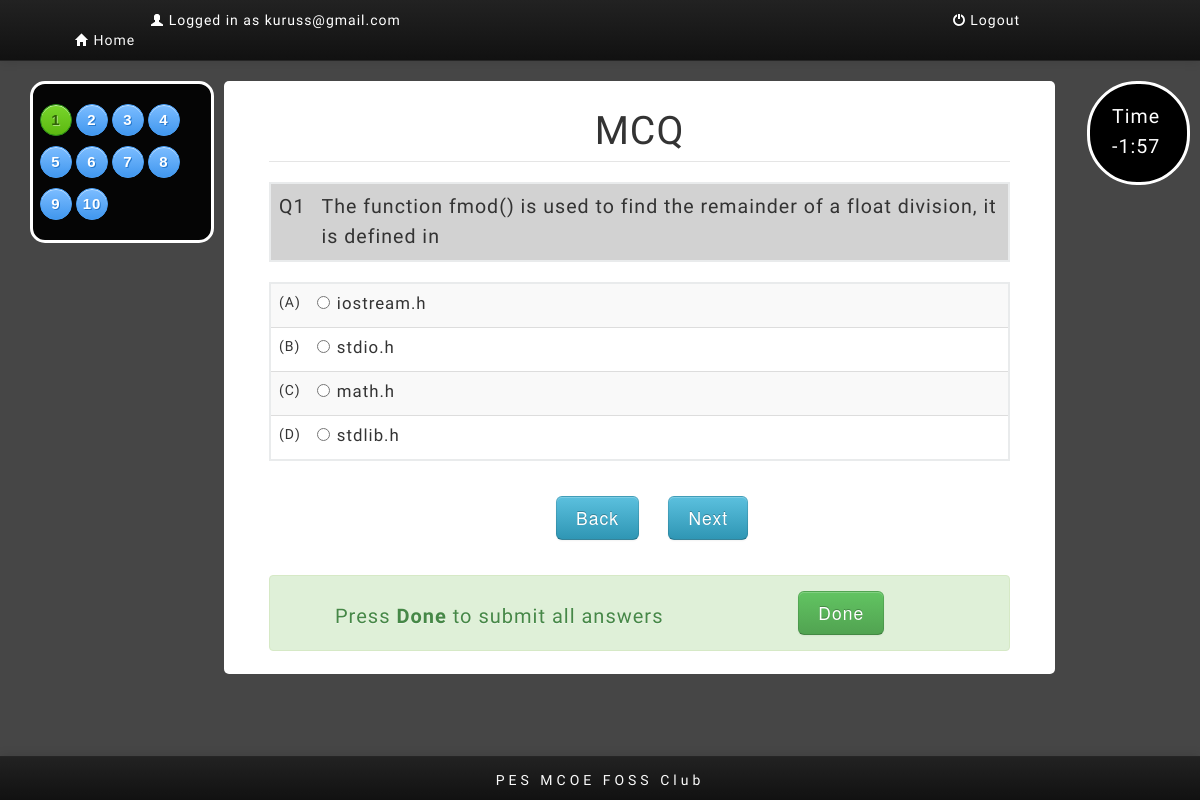
The app's page /mcq.php (signed in) with its own data.
### tables this page shows
CREATE TABLE `questions` (
  `id` int(10) UNSIGNED NOT NULL,
  `question` longtext NOT NULL,
  `a` text NOT NULL,
  `b` text NOT NULL,
  `c` text NOT NULL,
  `d` text NOT NULL,
  `ans` varchar(4) NOT NULL
);

### mcq.php (the view, shortened to what this page needs)
<!DOCTYPE html>
<html>
	<head>
		<link href="css/bootstrap.css" rel="stylesheet">
		<link href="css/mcqstyle.css" rel="stylesheet">
	</head>
	<body>
	<div class="navbar navbar-inverse">
		<div class="navbar navbar-static-top">
			<div class="navbar-inner">
				<a class="brand" id="brand" class="whitecolor"MCOE
				</a>
				<ul class="nav">
				<?php
				echo '<li><a href="home.php"><i class="icon-home icon-white"></i> Home</a></li>';
				echo '<li><div id="logged-user"><i class="icon-user icon-white"></i> Logged in as ';
				if($_SESSION['logged'])
				{
					echo $_SESSION['username'];
				}
				else
					echo 'None';
				echo '</div></li>';
				echo '</ul>';
				if($_SESSION['logged'])
					echo  '<a href="logout.php" id="logout-link"><i class="icon-off icon-white"></i> Logout</a>';
				?>
			</div>
		</div>
	</div>
	<?php
		if($_SESSION['logged'])
		{
			if($_SESSION['id']<=$_SESSION['no_of_ques']+9)
				{
					if(array_key_exists($_SESSION['id']-1, $_SESSION['arr']))
						$c=$_SESSION['arr'][$_SESSION['id']-1];
					else
						$c=-1;
				}
			else
				$c=-1;
			include("components/db_connect.php");
			$q_sec="SELECT * FROM questions WHERE id='$c'";
			$result_sec=mysqli_query($con,$q_sec);
			$h_sec=mysqli_fetch_array($result_sec);
			if($_SESSION['id']<=$_SESSION['no_of_ques']+5)
				echo '<div id="time" ></div>';
			if($_SESSION['id']<=$_SESSION['no_of_ques']+5)
			{
				echo '<div class="container">';
				echo '<div id="question_links">';
				for ($link=0; $link < $_SESSION['no_of_ques']; $link++)
				{
					$button="linkbutton";
					if($link==$_SESSION['id']-1)
						$button="current_ques";
					echo "<a class='$button' id='buttons' href='link.php?question=$link'>".($link+1).'</a>';
				}
				echo '</div>';
			}
			$ques=htmlspecialchars($h_sec['question']);
			$no=intval($h_sec['id']);
			$op1=htmlspecialchars($h_sec['a']);
			$op2=htmlspecialchars($h_sec['b']);
			$op3=htmlspecialchars($h_sec['c']);
			$op4=htmlspecialchars($h_sec['d']);
			if($_SESSION['id']<=$_SESSION['no_of_ques']+5)
			{
				echo '<div class="container" id="mainarea">';
				?>
				<form action="mcq.php" method="POST">
					<legend>
						MCQ
					</legend>
					<table class="table">
						<tr class="question">
							<td>
								<?php echo 'Q' . $_SESSION['id'];?>
							</td>
							<td >
								<?php echo nl2br($ques);?>
							</td>
						</tr>
					</table>
					<table class="table table-striped">
						<tr>
							<td>
								(A)
							</td>
							<td>
								<label class="radio" for="a">
									<input id="a" type="radio" name="choice" value="<?php echo 'a' . $no;?>" <?php if(isset($x)) if($x==('a'.$no)) echo 'checked';?>/> <?php echo nl2br($op1); ?>
								</label>
							</td>
						</tr>
						<tr>
							<td>
								(B)
							</td>
							<td>
								<label class="radio" for="b">
									<input id="b" type="radio" name="choice" value="<?php echo 'b' . $no;?>" <?php if(isset($x)) if($x==('b'.$no)) echo 'checked';?>/> <?php echo nl2br($op2); ?>
								</label>
							</td>
						</tr>
						<tr>
							<td>
								(C)
							</td>
							<td>
								<label class="radio" for="c">
									<input id="c" type="radio" name="choice" value="<?php echo 'c' . $no; ?>" <?php if(isset($x)) if($x==('c'.$no)) echo 'checked';?>/> <?php echo nl2br($op3); ?>
								</label>
							</td>
						</tr>
						<tr>
							<td>
								(D)
							</td>
							<td>
								<label class="radio" for="d">
									<input id="d" type="radio" name="choice" value="<?php echo 'd' . $no; ?>" <?php if(isset($x)) if($x==('d'.$no)) echo 'checked';?>/> <?php echo nl2br($op4); ?>
								</label>
							</td>
						</tr>
					</table>
					<div id="button" class="prev-next">
						<input type="button" class="btn btn-info btn-large" value="Back" onclick="self.location='mcq.php?question=-9'">
						<input type="submit" class="btn btn-info btn-large" value="Next" name="submitted">
					</div>
					<div class="alert alert-success done">
					<p class="pull-left">Press <strong>Done</strong> to submit all answers</p>
					<div id="button">
						<input type="submit" onclick="finish(this.name)"  name="done" class="btn btn-success btn-large" value="Done">
					</div>
					</div>
				</form>
				<?php
			}
			echo '</div>';
			echo '</div>';
		}
		else
		{
			echo '<div class="container" id="content">';
			echo '<div class="container" id="mainarea2">';
			echo '<div class="alert alert-error"><strong>Error !</strong>  You need to login to continue</div>';
			echo '</div>';
			echo '</div>';
		}
	?>
	</body>
</html>

### css/mcqstyle.css (style rules this page uses)
body { background-color: rgb(70,70,70); letter-spacing: 1px; font-family: 'Sintony', sans-serif; min-width: 768px; padding-bottom: 40px; }
.container { width: 95%; }
#brand,.navbar-inverse .nav > li > a { color: rgb(250,250,250); }
#mainarea,#mainarea2 { background:rgb(255,255,255); width:65%; padding: 20px 45px 3px; }
#mainarea { float:left; border-radius: 5px; }
#button input { font-weight: 100; letter-spacing: 1px; }
#brand { letter-spacing: 3px; font-size: 1.5em; font-weight: 100; }
.table { border: 2px solid #e9ebec; }
#button { text-align: center; }
#button input { margin-left: 25px; }
legend { font-size:2.8em; font-weight: 100; text-align: center; padding: 10px 0px; }
.question td { background-color: rgb(210,210,210); letter-spacing: 1px; line-height: 30px; font-size: 1.4em; font-weight: 100; }
.table td:nth-child(1) { width:5%; }
.radio { letter-spacing: 1px; font-size: 1.2em; font-weight: 100; line-height: 22px; }
footer { text-align: center; font-size: 14px; letter-spacing: 4px; margin-top: 13px; color:rgb(250,250,250); }
#time { border:3px solid white; padding: 23px 20px 15px 22px; border-radius: 50px; width:55px; position: fixed; right: 10px; font-size: 1.4em; background-color: black; color:white; }
#logged-user { color:white; margin-top:10px; }
.alert { text-align: center; font-size: 1.8em; padding:30px; }
#question_links { width: 15%; margin: 0px 10px 0 0; border-radius: 15px; float: left; padding:10px 4px 20px 3px; border: 3px solid white; background: rgb(5,5,5); }
.linkbutton { -moz-box-shadow:inset 0px 1px 0px 0px #cae3fc; -webkit-box-shadow:inset 0px 1px 0px 0px #cae3fc; box-shadow:inset 0px 1px 0px 0px #cae3fc; background:-webkit-gradient( linear, left top, left bottom, color-stop(0.05, #79bbff), color-stop(1, #4197ee) ); background:-moz-linear-gradient( center top, #79bbff 5%, #4197ee 100% ); filter:progid:DXImageTransform.Microsoft.gradient(startColorstr='#79bbff', endColorstr='#4197ee'); background-color:#79bbff; -webkit-border-top-left-radius:42px; -moz-border-radius-topleft:42px; border-top-left-radius:42px; -webkit-border-top-right-radius:42px; -moz-border-radius-topright:42px; border-top-right-radius:42px; -webkit-border-bottom-right-radius:42px; -moz-border-radius-bottomright:42px; border-bottom-right-radius:42px; -webkit-border-bottom-left-radius:42px; -moz-border-radius-bottomleft:42px; border-bottom-left-radius:42px; text-indent:0; border:1px solid #469df5; display:inline-block; color:#ffffff; font-family:Arial; font-size:15px; font-weight:bold; font-style:normal; height:30px; line-height:30px; width:30px; text-decoration:none; text-align:center; text-shadow:1px 1px 0px #287ace; margin: 0px 0px 10px 5px; }
.current_ques { -webkit-border-bottom-right-radius:11px; -moz-border-radius-bottomright:11px; border-bottom-right-radius:11px; -webkit-border-bottom-left-radius:11px; -moz-box-shadow:inset 0px 1px 0px 0px #caefab; -webkit-box-shadow:inset 0px 1px 0px 0px #caefab; box-shadow:inset 0px 1px 0px 0px #caefab; background:-webkit-gradient( linear, left top, left bottom, color-stop(0.05, #77d42a), color-stop(1, #5cb811) ); background:-moz-linear-gradient( center top, #77d42a 5%, #5cb811 100% ); filter:progid:DXImageTransform.Microsoft.gradient(startColorstr='#77d42a', endColorstr='#5cb811'); background-color:#77d42a; -webkit-border-top-left-radius:42px; -moz-border-radius-topleft:42px; border-top-left-radius:42px; -webkit-border-top-right-radius:42px; -moz-border-radius-topright:42px; border-top-right-radius:42px; -webkit-border-bottom-right-radius:42px; -moz-border-radius-bottomright:42px; border-bottom-right-radius:42px; -webkit-border-bottom-left-radius:42px; -moz-border-radius-bottomleft:42px; border-bottom-left-radius:42px; text-indent:0; border:1px solid #268a16; display:inline-block; color:#306108; font-family:Arial; font-size:15px; font-weight:bold; font-style:normal; height:30px; line-height:30px; width:30px; text-decoration:none; text-align:center; text-shadow:1px 1px 0px #aade7c; margin: 0px 0px 10px 5px; }
#buttons { padding: 0px; margin: 10px 0px 0px 4px; }
#logout-link { color: white; float: right; text-decoration: none; margin: 10px 160px 0 0; }
.prev-next { padding: 15px; margin-bottom: 20px; }
.done { padding: 15px; }
.done p { font-size: 20px; margin: 15px 0 0 50px; }

### records on screen
questions: question "The function fmod() is used to find the remainder of a float division, it is defined in", a "iostream.h", b "stdio.h", c "math.h", d "stdlib.h"

### other values on screen
$_SESSION['username'] "kuruss@gmail.com"
$_SESSION['id'] "1"
